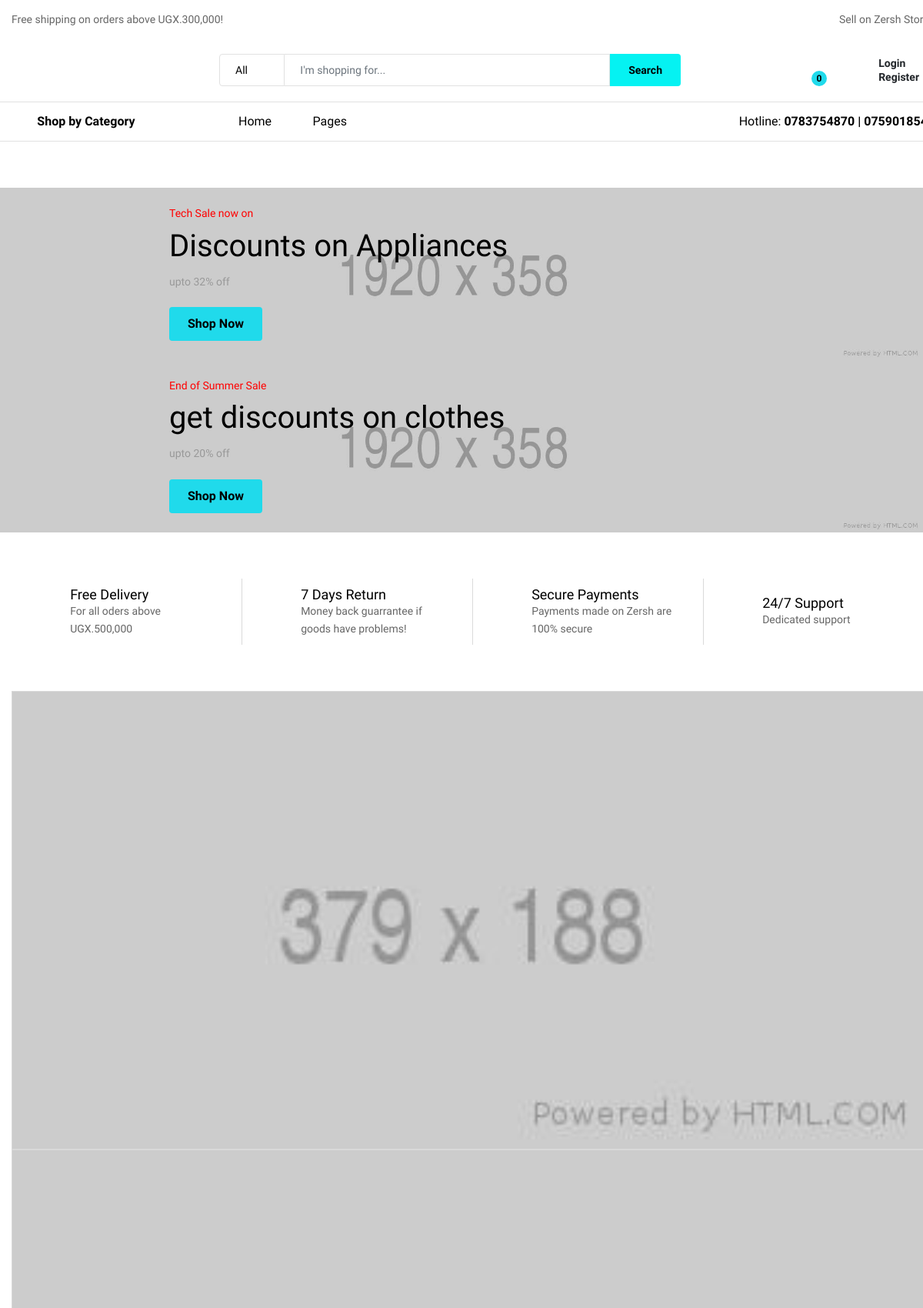
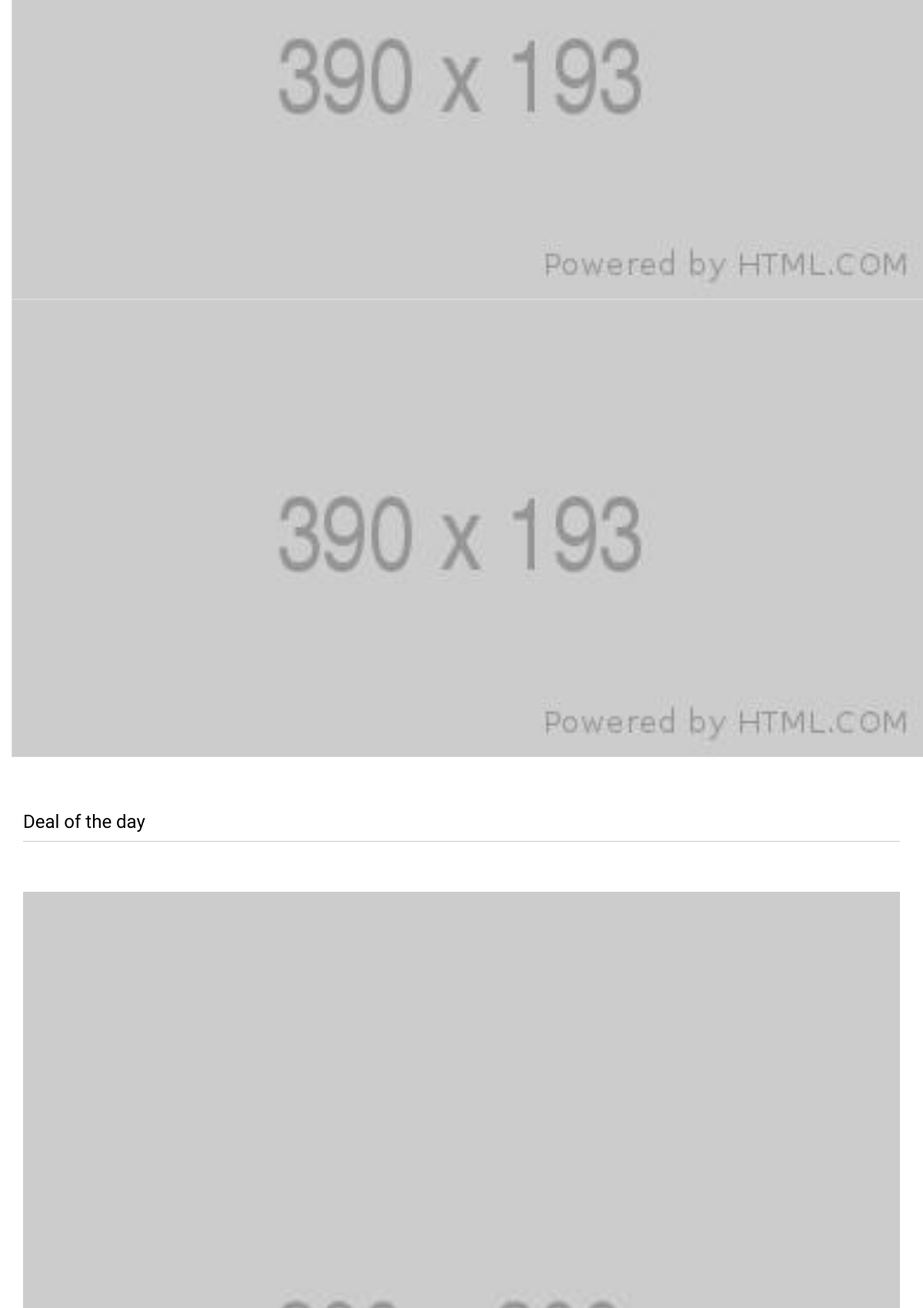
The page / (upper part) on the database its author committed (2 pictures, top to bottom).
### pages/models.py (models this page shows, shortened)
class Slider(models.Model):
    image = models.ImageField(upload_to= 'slider_imgs')
    active = models.BooleanField(default = False)
    heading =  models.CharField(max_length=200, blank=True, null=True)
    description =  models.CharField(max_length=200, blank=True, null=True)
    description2 =  models.CharField(max_length=200, blank=True, null=True)
    associated_category = models.ForeignKey(Category, on_delete=models.CASCADE, blank=True, null=True)
    associated_subcategory = models.ForeignKey(SubCategory, on_delete=models.CASCADE, blank=True, null=True)
    point_to_category = models.BooleanField(default = False, blank=True, null=True)
    point_to_subcateory = models.BooleanField(default = False, blank=True, null=True)

class PromotionImg(models.Model):
    image = models.ImageField(upload_to= 'header_imgs')
    active = models.BooleanField(default = False)

### store/models.py (models this page shows, shortened)
class Product(models.Model):
    name = models.CharField(max_length=120)
    price = models.FloatField()
    image_182x182 = models.ImageField(upload_to='pdt_imgs/')
    image_1200x1200 = models.ImageField(upload_to='pdt_imgs/alt_imgs/')
    image_600x600 = models.ImageField(upload_to='pdt_imgs/alt_imgs/')
    image_600x600_2 = models.ImageField(upload_to='pdt_imgs/alt_imgs/')
    image_300x300 = models.ImageField(upload_to='pdt_imgs/alt_imgs/')
    img_array = [image_1200x1200, image_600x600, image_600x600_2]
    sku = models.IntegerField()
    available = models.BooleanField(default=True)
    discount = models.IntegerField(default = 0)
    description = models.CharField(max_length=120, blank=True, null=True)
    brand = models.CharField(max_length=120, blank=True, null=True)
    category = models.ForeignKey(SubCategory, on_delete=models.CASCADE)
    seller = models.ForeignKey(Seller, on_delete=models.CASCADE)

### pages/views.py (the view)
# urls.py: path('', HomePageView.as_view(), name='home'),
class HomePageView(ListView):
    model = SubCategory
    template_name = 'home.html'
    queryset = SubCategory.objects.all()
    cat = Category.objects.all()
    promoImg = PromotionImg.objects.all()
    sliderImgs = Slider.objects.all()
    def get_context_data(self, **kwargs):
        context = super(HomePageView, self).get_context_data(**kwargs)
        context['products'] = Product.objects.all()
        context['pdts'] = Product.objects.order_by('?')[:12]
        context['categories'] = self.cat
        context['cates'] = self.cat.order_by('?')
        context['subcategories'] = self.queryset
        context['sliders'] = self.sliderImgs[:3]
        context['promopics'] = self.promoImg[:3]
        return context

### pages/templatetags/cart_template_tags.py (called while the page is built)
@register.filter
def cart_item_counter(user):
    if user.is_authenticated:
        qs = Order.objects.filter(customer=user, complete=False)
        if qs:
            return qs[0].orderitem_set.count()
    return 0

### store/context_processors.py (called while the page is built)
def categories_processor(request):
    categories = Category.objects.all()
    ads = Ad.objects.all()
    return {'cates': categories, 'ads':ads}

### user/models.py (called while the page is built)
    def __str__(self):
        return self.store_name

### templates/home.html (shortened to what this page needs)
{% extends 'base.html' %}
{%  load static %}
{% block content %}
<div id="homepage-3">
  <div class="ps-home-banner">
    <div class="ps-carousel--nav-inside owl-slider" data-owl-auto="true" data-owl-loop="true" data-owl-speed="5000"
      data-owl-gap="0" data-owl-nav="true" data-owl-dots="true" data-owl-item="1" data-owl-item-xs="1"
      data-owl-item-sm="1" data-owl-item-md="1" data-owl-item-lg="1" data-owl-duration="1000" data-owl-mousedrag="on"
      data-owl-animate-in="fadeIn" data-owl-animate-out="fadeOut">
      {% for slider in sliders %}
        {% if slider.active == True %}
          <div class="ps-banner--market-1" data-background="{{ slider.image.url }}"><img
              src="{{ slider.image.url }}" alt="">
            <div class="ps-banner__content">
              <h5>{{ slider.heading }}</h5>
              <h3>{{ slider.description }}</h3>
              <p>{{ slider.description2 }}</p>
              {% if slider.point_to_category == True %}
              <a class="ps-btn" href="{% url 'cat_detail' slider.associated_category.id %}">Shop Now</a>
              {% endif %}
            </div>
          </div>
        {% endif %}
      {% endfor %}
    </div>
  </div>
  <div class="ps-site-features">
    <div class="container">
      <div class="ps-block--site-features ps-block--site-features-2">
        <div class="ps-block__item">
          <div class="ps-block__left"><i class="icon-rocket"></i></div>
          <div class="ps-block__right">
            <h4>Free Delivery</h4>
            <p>For all oders above UGX.500,000</p>
          </div>
        </div>
        <div class="ps-block__item">
          <div class="ps-block__left"><i class="icon-sync"></i></div>
          <div class="ps-block__right">
            <h4>7 Days Return</h4>
            <p>Money back guarrantee if goods have problems!</p>
          </div>
        </div>
        <div class="ps-block__item">
          <div class="ps-block__left"><i class="icon-credit-card"></i></div>
          <div class="ps-block__right">
            <h4>Secure Payments</h4>
            <p>Payments made on Zersh are 100% secure</p>
          </div>
        </div>
        <div class="ps-block__item">
          <div class="ps-block__left"><i class="icon-bubbles"></i></div>
          <div class="ps-block__right">
            <h4>24/7 Support</h4>
            <p>Dedicated support</p>
          </div>
        </div>
      </div>
    </div>
  </div>
  <div class="ps-promotions">
    <div class="container">
      <div class="ps-section__content">
        <div class="ps-carousel--nav owl-slider" data-owl-auto="true" data-owl-loop="true" data-owl-speed="5000"
          data-owl-gap="30" data-owl-nav="true" data-owl-dots="true" data-owl-item="3" data-owl-item-xs="2"
          data-owl-item-sm="3" data-owl-item-md="3" data-owl-item-lg="3" data-owl-item-xl="3" data-owl-duration="1000"
          data-owl-mousedrag="on">
          {% for pic in promopics %}
          {% if pic.active == True %}
            <div class=""><a class="ps-collection" href="#"><img
                  src="{{ pic.image.url }}" alt=""></a>
            </div>
          {% endif %}
        {% endfor %}
        </div>
      </div>
    </div>
  </div>
  <div class="ps-deal-of-day">
    <div class="ps-container">
      <div class="ps-section__header">
        <div class="ps-block--countdown-deal">
            <div class="ps-block__left">
              <h3>Deal of the day</h3>
            </div>
        </div>
      </div>
      <div class="ps-section__content">
        <div class="ps-carousel--nav owl-slider" data-owl-auto="true" data-owl-loop="true" data-owl-speed="5000"
          data-owl-gap="30" data-owl-nav="true" data-owl-dots="true" data-owl-item="5" data-owl-item-xs="2"
          data-owl-item-sm="3" data-owl-item-md="4" data-owl-item-lg="4" data-owl-item-xl="5" data-owl-duration="1000"
          data-owl-mousedrag="on">
          {% for pdt in pdts %}
          <div class="ps-product ps-product--inner">
            <div class="ps-product__thumbnail"><a href="{% url 'pdt_detail' pdt.id %}"><img src="{{ pdt.image_300x300.url }}"
                  alt=""></a>
            </div>
          </div>
          {% endfor %}
        </div>
      </div>
    </div>
  </div>
</div>
{% endblock content %}

### static/css/market-place-1.css (style rules this page uses)
.ps-banner--market-1 { position: relative; }
.ps-banner--market-1 h5 { color: red; font-weight: 400; }
.ps-banner--market-1 h3 { font-size: 36px; line-height: 1.2em; font-weight: 400; }
.ps-banner--market-1 p { margin-bottom: 0; font-size: 14px; color: #999999; line-height: 1.8em; }
.ps-banner--market-1 .ps-btn { margin-top: 20px; padding: 12px 24px; }
.ps-banner--market-1 .ps-banner__content { max-width: 1200px; width: 100%; position: absolute; top: 50%; left: 50%; transform: translate(-50%, -50%); padding-left: 220px; padding-right: 50px; }
@media (max-width: 1680px) { .ps-banner--market-1 h3 { font-size: 40px; line-height: 1.2em; } }
@media (max-width: 1366px) { .ps-banner--market-1 h3 { font-size: 40px; } }
#homepage-3 .ps-site-features { padding: 60px 0; }
#homepage-3 .ps-promotions .ps-collection { border: 1px solid rgba(0, 0, 0, 0.15); }
#homepage-3 .ps-deal-of-day { padding: 70px 0; }
@media (min-width: 1200px) { #homepage-3 .ps-container { max-width: 1200px; } }

### rows shown on the page
Slider: image (picture), heading "Tech Sale now on", description "Discounts on Appliances", description2 "upto 32% off", point_to_category "Shop Now"
Slider: image (picture), heading "End of Summer Sale", description "get discounts on clothes", description2 "upto 20% off", point_to_category "Shop Now"
PromotionImg: image (picture)
PromotionImg: image (picture)
PromotionImg: image (picture)
Product: image_300x300 (picture)

### other values the page prints
{{ request.user|cart_item_counter }} "0"
